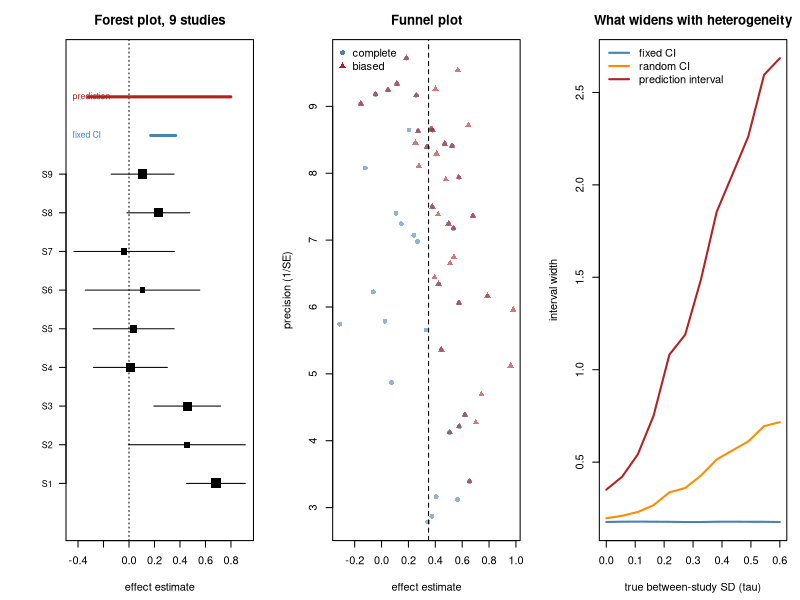

Write R code to recreate this figure.
## ---- chunk 1
MODULE_NAME <- "38_meta_analysis"
OUT <- file.path(Sys.getenv("STATS_OUT", unset = "results"), MODULE_NAME)
dir.create(OUT, recursive = TRUE, showWarnings = FALSE)
header <- function(txt) cat("\n", strrep("=", 72), "\n", txt, "\n",
                            strrep("=", 72), "\n", sep = "")
set.seed(27)
## ---- chunk 2
fixed_effect <- function(est, se) {
  w <- 1 / se^2
  c(theta = sum(w * est) / sum(w), se = sqrt(1 / sum(w)))
}
## ---- chunk 3
heterogeneity <- function(est, se) {
  w <- 1 / se^2
  theta_fe <- sum(w * est) / sum(w)
  Q <- sum(w * (est - theta_fe)^2)
  k <- length(est)
  I2 <- if (Q > 0) max(0, (Q - (k - 1)) / Q) else 0
  denom <- sum(w) - sum(w^2) / sum(w)
  tau2 <- if (denom > 0) max(0, (Q - (k - 1)) / denom) else 0
  c(Q = Q, p = pchisq(Q, k - 1, lower.tail = FALSE), I2 = I2, tau2 = tau2)
}
## ---- chunk 4
random_effects <- function(est, se) {
  tau2 <- heterogeneity(est, se)[["tau2"]]
  w <- 1 / (se^2 + tau2)
  theta <- sum(w * est) / sum(w)
  se_theta <- sqrt(1 / sum(w))
  k <- length(est)
  half <- qt(0.975, max(k - 2, 1)) * sqrt(tau2 + se_theta^2)
  c(theta = theta, se = se_theta, tau2 = tau2,
    lo = theta - half, hi = theta + half)
}
## ---- chunk 5
header("1. Inverse-variance pooling (38.1)")
TRUE_EFF <- 0.35
n_i <- c(40, 80, 150, 60, 900)
se <- 2 / sqrt(n_i)
est <- rnorm(5, TRUE_EFF, se)
cat(sprintf("  true effect = %.2f\n\n", TRUE_EFF))
cat(sprintf("  %-9s%7s%11s%8s%11s\n", "study", "n", "estimate", "SE",
            "weight %"))
w <- 1 / se^2
for (i in 1:5)
  cat(sprintf("  %-9s%7d%11.3f%8.3f%11.1f\n", paste0("S", i), n_i[i], est[i],
              se[i], 100 * w[i] / sum(w)))
fe <- fixed_effect(est, se)
cat(sprintf("\n  fixed-effect pooled = %.3f (95%% CI %.3f to %.3f)\n",
            fe[1], fe[1] - 1.96 * fe[2], fe[1] + 1.96 * fe[2]))
cat(sprintf("  simple unweighted mean = %.3f\n", mean(est)))
cat("\n  Inverse-variance weighting is not a convention, it is the
  minimum-variance combination. Note the weight column: the largest study
  carries most of the answer, which is correct when every study estimates the
  same thing.

  That last clause is the entire question of this module.\n")
## ---- chunk 6
header("2. Detecting heterogeneity (38.2)-(38.4)")
make_studies <- function(k = 8, tau = 0, base_n = 120, seed = 0) {
  set.seed(seed)
  n <- sample(seq(base_n %/% 3, base_n * 3), k, replace = TRUE)
  s <- 2 / sqrt(n)
  theta_i <- rnorm(k, TRUE_EFF, tau)         # study-specific true effects
  list(est = rnorm(k, theta_i, s), se = s)
}
cat("  averaged over 400 replicate meta-analyses of k = 10 studies each\n\n")
cat(sprintf("  %-10s%9s%10s%10s%15s%16s%11s\n", "true tau", "mean Q",
            "Q p<0.05", "mean I2", "mean tau2-hat", "SD of tau2-hat",
            "true tau2"))
for (tau in c(0.0, 0.10, 0.25, 0.50)) {
  acc <- t(sapply(1:400, function(i) {
    s2 <- make_studies(k = 10, tau = tau, seed = 3300 + i)
    heterogeneity(s2$est, s2$se) }))
  cat(sprintf("  %-10.2f%9.2f%10.2f%10.2f%15.4f%16.4f%11.4f\n", tau,
              mean(acc[, 1]), mean(acc[, 2] < 0.05), mean(acc[, 3]),
              mean(acc[, 4]), sd(acc[, 4]), tau^2))
}
cat("\n  On average tau2-hat lands close to the truth, so DerSimonian-Laird is
  roughly unbiased here. Now read the SD column: at k = 10 the spread of
  tau2-hat is about as large as tau2 itself. A SINGLE meta-analysis can easily
  report tau2-hat = 0 when tau2 is genuinely 0.01, or double the true value.

  So treat a reported tau2 as a rough indication, not a measurement, and never
  conclude \"no heterogeneity\" from one small tau2-hat.

  Two further cautions. Q has low power with few studies, so p > 0.05 for Q is not
  evidence of homogeneity when k is small. And I2 is a PROPORTION of total
  variability, not an amount: large studies have small within-study variance,
  so the same absolute heterogeneity produces a much larger I2. An I2 of 90%
  among huge studies can be practically irrelevant, and an I2 of 20% among
  tiny ones can hide a lot.\n")
## ---- chunk 7
header("3. Fixed and random effects answer different questions")
st_ <- make_studies(k = 10, tau = 0.30, seed = 5)
e_ <- st_$est; s_ <- st_$se
fe <- fixed_effect(e_, s_); re <- random_effects(e_, s_)
I2 <- heterogeneity(e_, s_)[["I2"]]
cat(sprintf("  10 studies, real between-study SD = 0.30, I2 = %.2f\n\n", I2))
cat(sprintf("  %-26s%10s%22s%9s\n", "model", "estimate", "95% CI", "width"))
cat(sprintf("  %-26s%10.3f%22s%9.3f\n", "fixed effect (38.1)", fe[1],
            sprintf("(%.2f, %.2f)", fe[1] - 1.96 * fe[2], fe[1] + 1.96 * fe[2]),
            3.92 * fe[2]))
cat(sprintf("  %-26s%10.3f%22s%9.3f\n", "random effects (38.5)", re[["theta"]],
            sprintf("(%.2f, %.2f)", re[["theta"]] - 1.96 * re[["se"]],
                    re[["theta"]] + 1.96 * re[["se"]]), 3.92 * re[["se"]]))
cat(sprintf("  %-26s%10s%22s%9.3f\n", "prediction interval (38.6)", "",
            sprintf("(%.2f, %.2f)", re[["lo"]], re[["hi"]]),
            re[["hi"]] - re[["lo"]]))
cat("\n  The fixed-effect interval is the narrowest and the most misleading: it
  answers \"where is THE effect\" in a world where there is no single effect.

  The random-effects interval covers the MEAN of the distribution of effects.
  It is wider, but it is still an interval for an average.

  The prediction interval covers where the NEXT study would land, and it is
  much wider than both. If someone asks \"what should I expect if I run this
  experiment\", that is the interval that answers them. Reporting only the
  random-effects mean under heterogeneity hides most of the uncertainty that
  matters for a decision.\n")
## ---- chunk 8
header("4. Why random effects are dangerous under publication bias")
w_fe <- 1 / s_^2
t2 <- heterogeneity(e_, s_)[["tau2"]]
w_re <- 1 / (s_^2 + t2)
ord <- order(s_, decreasing = TRUE)        # smallest studies first
cat(sprintf("  %-12s%24s%26s\n", "study SE", "fixed-effect weight %",
            "random-effects weight %"))
for (i in ord[1:5])
  cat(sprintf("  %-12.3f%24.1f%26.1f\n", s_[i], 100 * w_fe[i] / sum(w_fe),
              100 * w_re[i] / sum(w_re)))
cat("\n  Adding tau2 to every denominator compresses the weights toward
  equality, so small studies gain influence. That is correct if small studies
  are simply noisier draws from the same distribution.

  It is harmful if small studies are systematically different, which is
  exactly what publication bias produces: a small study is publishable only if
  it found a large effect. Random effects then give extra weight to precisely
  the studies most likely to be biased.\n")

## ---- chunk 9
header("4b. Publication bias, measured")
biased_meta <- function(k = 20, tau = 0.2, publish_bias = TRUE, seed = 0) {
  set.seed(seed)
  e_all <- s_all <- numeric(0); tries <- 0
  while (length(e_all) < k && tries < 5000) {
    tries <- tries + 1
    n <- sample(25:400, 1)
    s <- 2 / sqrt(n)
    v <- rnorm(1, rnorm(1, TRUE_EFF, tau), s)
    # Small studies only get published if they reach significance.
    if (publish_bias && n < 300 && abs(v / s) < 1.96) next
    e_all <- c(e_all, v); s_all <- c(s_all, s)
  }
  list(est = e_all, se = s_all)
}
## ---- chunk 10
egger_p <- function(est, se)
  summary(lm(I(est / se) ~ I(1 / se)))$coefficients[1, 4]
cat(sprintf("  true effect = %.2f\n\n", TRUE_EFF))
cat(sprintf("  %-34s%9s%9s%10s\n", "literature", "fixed", "random",
            "Egger p"))
for (z in list(list("complete (no bias)", FALSE),
               list("only significant small studies", TRUE))) {
  fes <- res <- egg <- numeric(150)
  for (i in 1:150) {
    b <- biased_meta(publish_bias = z[[2]], seed = 800 + i)
    fes[i] <- fixed_effect(b$est, b$se)[1]
    res[i] <- random_effects(b$est, b$se)[["theta"]]
    egg[i] <- egger_p(b$est, b$se)
  }
  cat(sprintf("  %-34s%9.3f%9.3f%9.1f%%\n", z[[1]], mean(fes), mean(res),
              100 * mean(egg < 0.05)))
}
cat("\n  Under publication bias both estimators are inflated, and the
  random-effects estimate is inflated MORE, because it leans on the small
  studies that were filtered. The Egger column reports how often the asymmetry
  test catches it.

  Always look at a funnel plot and test asymmetry before quoting a pooled
  effect, and be aware the test has poor power with few studies.\n")
## ---- chunk 11
header("5. Fisher's method answers a different question (38.7)")
fisher_p <- function(p)
  pchisq(-2 * sum(log(pmax(p, 1e-300))), 2 * length(p), lower.tail = FALSE)
scen <- list("5 studies, all weakly positive" = c(0.04, 0.08, 0.06, 0.09, 0.05),
             "4 null studies, 1 very strong" = c(0.8, 0.6, 0.45, 0.9, 1e-6),
             "3 positive, 2 equally negative" = c(0.01, 0.02, 0.03, 0.01, 0.02))
cat(sprintf("  %-34s%18s\n", "scenario", "Fisher p (38.7)"))
for (nm in names(scen))
  cat(sprintf("  %-34s%18.2e\n", nm, fisher_p(scen[[nm]])))
cat("\n  Every scenario is 'significant', including the one where a single
  study carries everything and the one where the studies could be pointing in
  opposite directions. Fisher's method tests the GLOBAL NULL that no study has
  any effect. Rejecting it tells you something happened somewhere.

  It gives no effect size, no direction and no interval, so it cannot answer
  \"how big is it\" or \"should I expect this to work\". Use it for screening
  (does this gene do anything in any of these datasets), never as a summary of
  evidence for an effect.\n")
## ---- chunk 12
png(file.path(OUT, "meta_analysis.png"), width = 1300, height = 450)
par(mfrow = c(1, 3), mar = c(4.5, 5, 3, 1))
stf <- make_studies(k = 9, tau = 0.25, seed = 11)
e_f <- stf$est; s_f <- stf$se
fe_f <- fixed_effect(e_f, s_f); re_f <- random_effects(e_f, s_f)
yp <- seq_along(e_f)
plot(e_f, yp, xlim = range(c(e_f - 2 * s_f, e_f + 2 * s_f, re_f[["lo"]],
                             re_f[["hi"]])),
     ylim = c(0, length(e_f) + 3), pch = 15,
     cex = 0.3 + 2 / (s_f * 10), yaxt = "n", ylab = "",
     xlab = "effect estimate", main = "Forest plot, 9 studies")
segments(e_f - 1.96 * s_f, yp, e_f + 1.96 * s_f, yp)
axis(2, yp, paste0("S", yp), las = 1, cex.axis = 0.8)
abline(v = 0, lty = 3)
segments(fe_f[1] - 1.96 * fe_f[2], length(e_f) + 1,
         fe_f[1] + 1.96 * fe_f[2], length(e_f) + 1, lwd = 3, col = "steelblue")
segments(re_f[["lo"]], length(e_f) + 2, re_f[["hi"]], length(e_f) + 2,
         lwd = 3, col = "firebrick")
text(par("usr")[1], c(length(e_f) + 1, length(e_f) + 2),
     c("fixed CI", "prediction"), pos = 4, cex = 0.8,
     col = c("steelblue", "firebrick"))
bc <- biased_meta(k = 40, publish_bias = FALSE, seed = 3)
bb <- biased_meta(k = 40, publish_bias = TRUE, seed = 3)
plot(bc$est, 1 / bc$se, pch = 16, col = adjustcolor("steelblue", 0.6),
     xlim = range(c(bc$est, bb$est)), xlab = "effect estimate",
     ylab = "precision (1/SE)", main = "Funnel plot")
points(bb$est, 1 / bb$se, pch = 17, col = adjustcolor("firebrick", 0.6))
abline(v = TRUE_EFF, lty = 2)
legend("topleft", c("complete", "biased"), pch = c(16, 17), bty = "n",
       col = c("steelblue", "firebrick"))
taus <- seq(0, 0.6, length.out = 12)
wid <- t(sapply(taus, function(tt) {
  ws <- replicate(60, {
    s2 <- make_studies(k = 10, tau = tt, seed = sample(1e6, 1))
    f2 <- fixed_effect(s2$est, s2$se); r2 <- random_effects(s2$est, s2$se)
    c(3.92 * f2[2], 3.92 * r2[["se"]], r2[["hi"]] - r2[["lo"]]) })
  rowMeans(ws) }))
matplot(taus, wid, type = "l", lty = 1, lwd = 2,
        col = c("steelblue", "darkorange", "firebrick"),
        xlab = "true between-study SD (tau)", ylab = "interval width",
        main = "What widens with heterogeneity")
legend("topleft", c("fixed CI", "random CI", "prediction interval"),
       lwd = 2, bty = "n", col = c("steelblue", "darkorange", "firebrick"))
invisible(dev.off())
cat("\nFigure written to", file.path(OUT, "meta_analysis.png"), "\n")
## ---- chunk 13

## ---- chunk 14
# cat("  coverage of the MEAN effect, and of a FUTURE study\n\n")
# cat(sprintf("  %-8s%11s%12s%13s%23s\n", "tau", "fixed CI", "random CI",
#             "prediction", "PI covers next study"))
# for (tau in c(0.0, 0.15, 0.30, 0.50)) {
#   cf <- cr <- cp <- cn <- 0; R <- 1500
#   for (i in 1:R) {
#     s2 <- make_studies(k = 10, tau = tau, seed = 4000 + i)
#     f2 <- fixed_effect(s2$est, s2$se); r2 <- random_effects(s2$est, s2$se)
#     cf <- cf + (abs(f2[1] - TRUE_EFF) < 1.96 * f2[2])
#     cr <- cr + (abs(r2[["theta"]] - TRUE_EFF) < 1.96 * r2[["se"]])
#     cp <- cp + (r2[["lo"]] <= TRUE_EFF && TRUE_EFF <= r2[["hi"]])
#     set.seed(9000 + i)
#     nxt <- if (tau > 0) rnorm(1, TRUE_EFF, tau) else TRUE_EFF
#     cn <- cn + (r2[["lo"]] <= nxt && nxt <= r2[["hi"]])
#   }
#   cat(sprintf("  %-8.2f%10.1f%%%11.1f%%%12.1f%%%22.1f%%\n", tau, 100*cf/R,
#               100*cr/R, 100*cp/R, 100*cn/R))
# }
#
# ## At tau = 0 everything works. As heterogeneity grows the fixed-effect
# ## interval collapses toward zero coverage of the mean, because it treats
# ## between-study variation as if it did not exist. The random-effects
# ## interval holds up much better.
# ##
# ## The last column is the one that matters for a reader. The prediction
# ## interval keeps covering where a NEW study lands, which is the question
# ## anyone planning an experiment is actually asking. A random-effects CI is
# ## not designed to do that and should not be read as if it were.
## ---- chunk 15

## ---- chunk 16
# cat("  power of the Q test to detect real heterogeneity\n\n")
# cat(sprintf("  %-12s%12s%12s%12s\n", "k studies", "tau=0", "tau=0.2",
#             "tau=0.4"))
# for (k in c(3, 5, 10, 20, 50)) {
#   row <- sapply(c(0.0, 0.2, 0.4), function(tau)
#     mean(sapply(1:600, function(i) {
#       s2 <- make_studies(k = k, tau = tau, seed = 6000 + i)
#       heterogeneity(s2$est, s2$se)[["p"]] < 0.05 })))
#   cat(sprintf("  %-12d%12.2f%12.2f%12.2f\n", k, row[1], row[2], row[3]))
# }
#
# ## The tau = 0 column is the false positive rate and sits near 0.05
# ## throughout, so the test is calibrated.
# ##
# ## The other columns show the problem: with 3 to 5 studies, which is the size
# ## of most meta-analyses in biology, the test misses real heterogeneity most
# ## of the time. "Q was not significant so we used fixed effects" is therefore
# ## a weak argument, and with few studies it is close to no argument at all.
# ##
# ## The practical response is to decide between fixed and random effects on
# ## grounds of what the studies ARE, different populations, protocols and
# ## platforms, rather than on a test that cannot see the answer.
## ---- chunk 17

## ---- chunk 18
# set.seed(77)
# G <- 3000
# true_lfc <- c(rnorm(200, 0, 0.8), rep(0, G - 200))
# study_se <- c(0.25, 0.30, 0.55, 0.22, 0.60)        # differing quality
# batch_shift <- c(0.0, 0.0, 0.35, 0.0, -0.30)       # two studies are biased
# E <- S <- P <- matrix(0, 5, G)
# for (j in 1:5) {
#   E[j, ] <- rnorm(G, true_lfc + batch_shift[j], study_se[j])
#   S[j, ] <- study_se[j]
#   P[j, ] <- 2 * pnorm(-abs(E[j, ] / study_se[j]))
# }
# is_de <- true_lfc != 0
# fe_p <- re_p <- fi_p <- numeric(G)
# for (g in 1:G) {
#   f2 <- fixed_effect(E[, g], S[, g]); r2 <- random_effects(E[, g], S[, g])
#   fe_p[g] <- 2 * pnorm(-abs(f2[1] / f2[2]))
#   re_p[g] <- 2 * pnorm(-abs(r2[["theta"]] / r2[["se"]]))
#   fi_p[g] <- fisher_p(P[, g])
# }
# cat(sprintf("  %-32s%13s%8s%8s\n", "method", "discoveries", "FDP", "power"))
# for (z in list(list("fixed effect on effect sizes", fe_p),
#                list("random effects on effect sizes", re_p),
#                list("Fisher on p-values (38.7)", fi_p))) {
#   rej <- p.adjust(z[[2]], "BH") < 0.05
#   cat(sprintf("  %-32s%13d%8.3f%8.3f\n", z[[1]], sum(rej),
#               sum(rej & !is_de) / max(sum(rej), 1),
#               sum(rej & is_de) / sum(is_de)))
# }
#
# ## Two of the five studies carry a systematic shift, the kind an uncorrected
# ## batch or platform difference produces. Fixed effects ignore that and
# ## report a high false discovery proportion. Random effects absorb the shift
# ## into tau2 and are far better calibrated, at some cost in power.
# ##
# ## Fisher's method is the worst of the three here, and for a reason worth
# ## understanding: it combines EVIDENCE AGAINST THE NULL regardless of
# ## DIRECTION, so a gene pushed up in two biased studies and down in the
# ## others still accumulates a small combined p-value. Direction is
# ## information, and p-value pooling throws it away.
# ##
# ## For omics meta-analysis, pool effect sizes with random effects, and check
# ## for study-level shifts before pooling at all.
